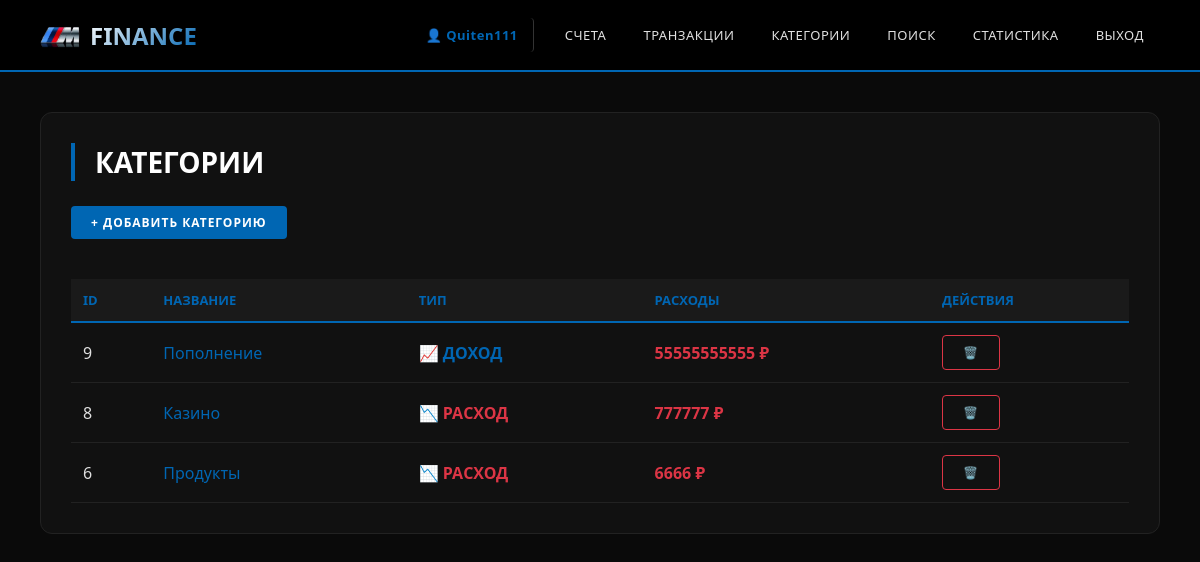
Page /web/categories (signed in) on the earlier database version.
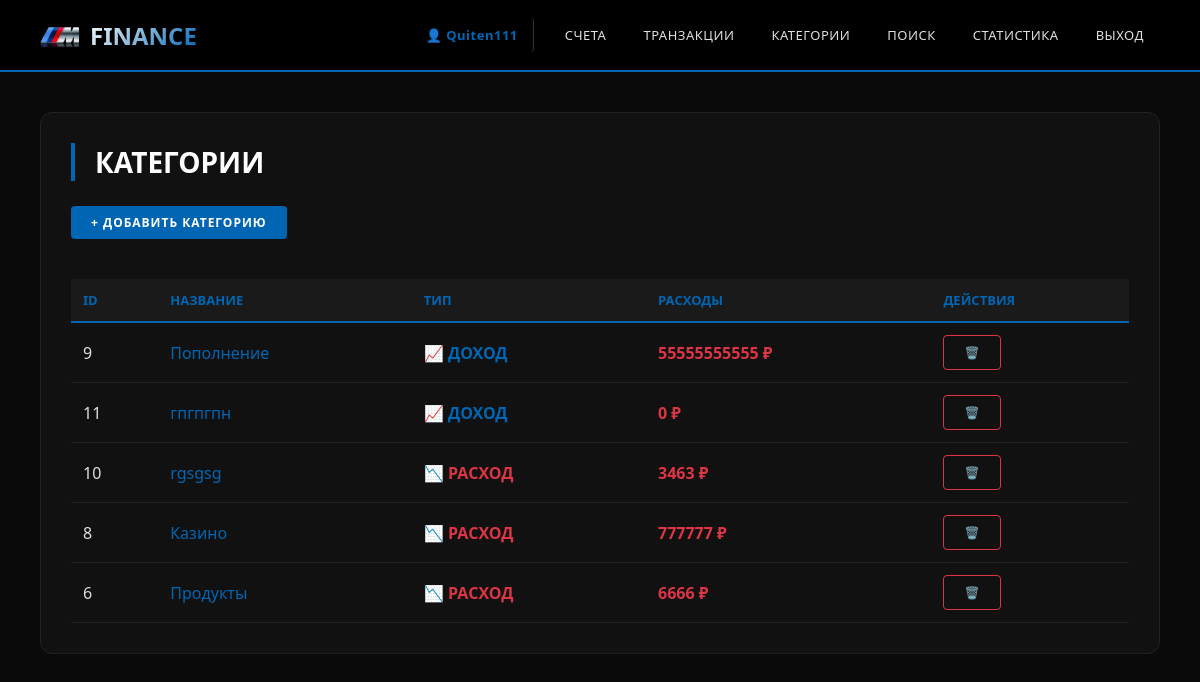
Same page on the later database version.
### tables this page shows
CREATE TABLE Categories (
    id INTEGER PRIMARY KEY AUTOINCREMENT,
    user_id INT REFERENCES Users(id) NOT NULL,
    name VARCHAR(64) NOT NULL
, type VARCHAR(10) DEFAULT 'expense');

### src/api_db.py (the view)
@app.get("/web/categories")
async def web_categories(request: Request):
    current_user = get_current_user_web(request)
    if not current_user:
        return RedirectResponse(url="/web/login", status_code=303)
    categories = execute_query("""
        SELECT
            c.*,
            COALESCE(SUM(t.amount), 0) as total_amount
        FROM Categories c
        LEFT JOIN "Transaction" t ON t.category_id = c.id AND t.user_id = ?
        WHERE c.user_id = ?
        GROUP BY c.id
        ORDER BY c.type DESC, c.name
    """, (current_user['id'], current_user['id']))
    return templates.TemplateResponse("categories.html", {
        "request": request,
        "categories": categories,
        "current_user": current_user
    })

### templates/categories.html (shortened to what this page needs)
{% extends "base.html" %}
{% block content %}
<div class="card">
    <h1>КАТЕГОРИИ</h1>
    <a href="/web/categories/create" class="btn btn-primary" style="margin-bottom: 20px;">+ ДОБАВИТЬ КАТЕГОРИЮ</a>
    <table>
        <thead>
            <tr>
                <th>ID</th>
                <th>НАЗВАНИЕ</th>
                <th>ТИП</th>
                <th>РАСХОДЫ</th>
                <th>ДЕЙСТВИЯ</th>
            </tr>
        </thead>
        <tbody>
            {% for cat in categories %}
            <tr>
                <td>{{ cat.id }}</td>
                <td>
                    <a href="/web/categories/{{ cat.id }}/transactions" style="color: #0066b3; text-decoration: none;">
                        {{ cat.name }}
                    </a>
                </td>
                <td class="{% if cat.type == 'expense' %}expense{% else %}income{% endif %}">
                    {% if cat.type == 'expense' %}📉 РАСХОД{% else %}📈 ДОХОД{% endif %}
                </td>
                <td class="expense">{{ cat.total_amount }} ₽</td>
                <td>
                    <a href="/web/categories/{{ cat.id }}/delete" class="btn btn-danger"
                        onclick="return confirm('Удалить категорию?')">🗑️</a>
                </td>
            </tr>
            {% endfor %}
        </tbody>
    </table>
</div>
{% endblock %}

Differences in the rows shown:
added Categories: id "11", name "гпгпгпн", type "📈 ДОХОД", total_amount "0"
added Categories: id "10", name "rgsgsg", type "📉 РАСХОД", total_amount "3463"
